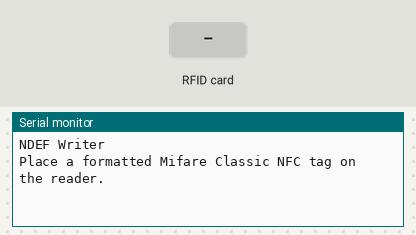
Bench run of a sketch on a simulated Arduino Uno, built with avr-gcc and run on an emulated ATmega328P. On the bench: the last lines printed to the serial monitor. Inputs (shaded band) come from the test bench.

Above: at 1.2 s.
1.3 s: RFID card 5E 7A 19 C4 held to the reader
At 5.5 s:
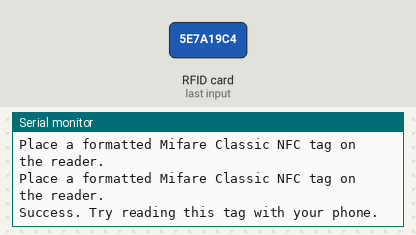
5.7 s: RFID card 5E 7A 19 C4 held to the reader
At 11.4 s:
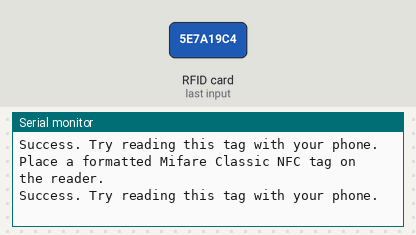

The sketch:

WriteTag.ino
```cpp
#if 1
#include <SPI.h>
#include <PN532_SPI.h>
#include <PN532.h>
#include <NfcAdapter.h>

PN532_SPI pn532spi(SPI, 10);
NfcAdapter nfc = NfcAdapter(pn532spi);
#else

#include <Wire.h>
#include <PN532_I2C.h>
#include <PN532.h>
#include <NfcAdapter.h>

PN532_I2C pn532_i2c(Wire);
NfcAdapter nfc = NfcAdapter(pn532_i2c);
#endif

void setup() {
      Serial.begin(9600);
      Serial.println("NDEF Writer");
      nfc.begin();
}

void loop() {
    Serial.println("\nPlace a formatted Mifare Classic NFC tag on the reader.");
    if (nfc.tagPresent()) {
        NdefMessage message = NdefMessage();
        message.addUriRecord("https://hypnotic-purpose.glitch.me/9JWUhz2MDqlkmrtJzTTacw");

        bool success = nfc.write(message);
        if (success) {
          Serial.println("Success. Try reading this tag with your phone.");
        } else {
          Serial.println("Write failed.");
        }
    }
    delay(5000);
}
```

Measured:
- after the input at 1.3 s, the serial monitor: prints a new line after 3.8 s (image 1)
